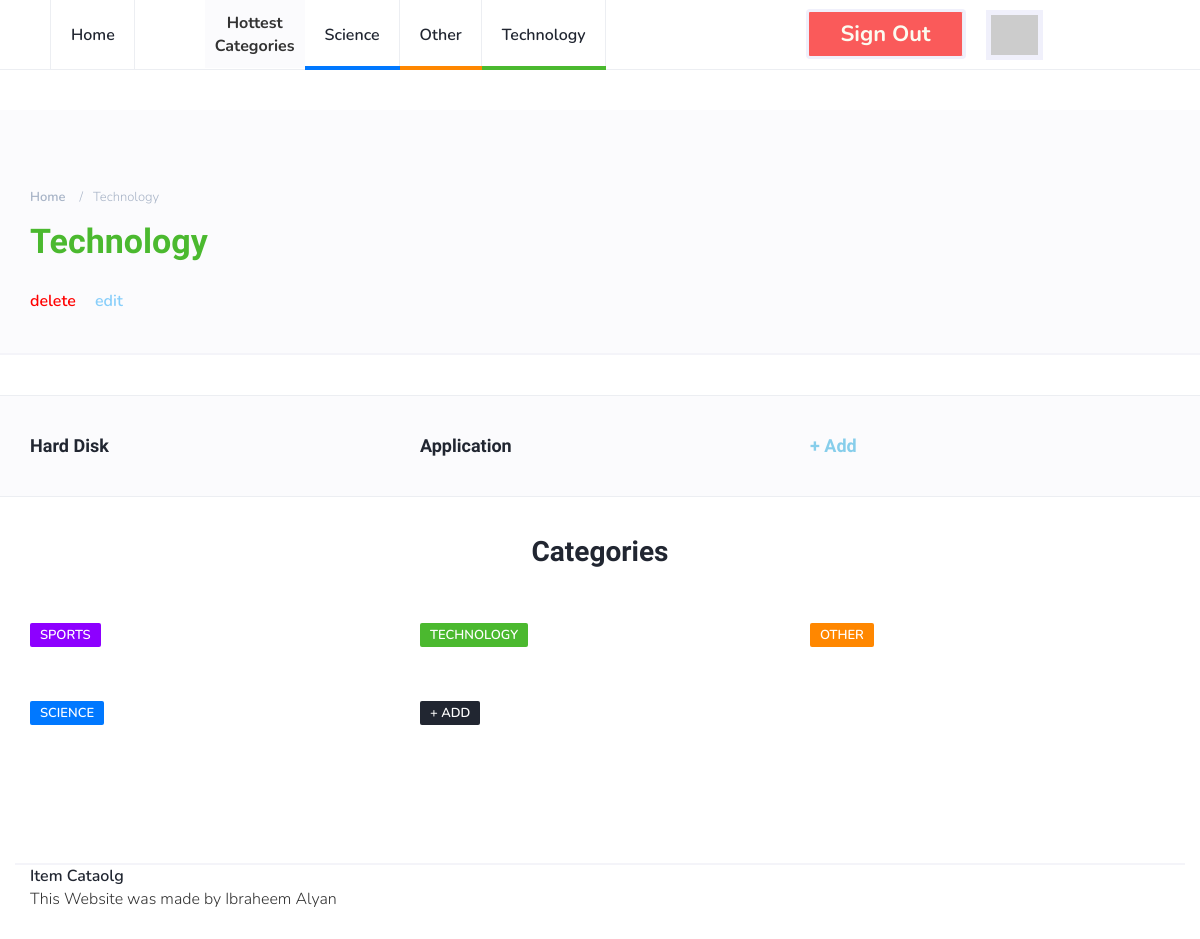
/catalog/Technology/items (signed in), run on an earlier commit of the app's database.
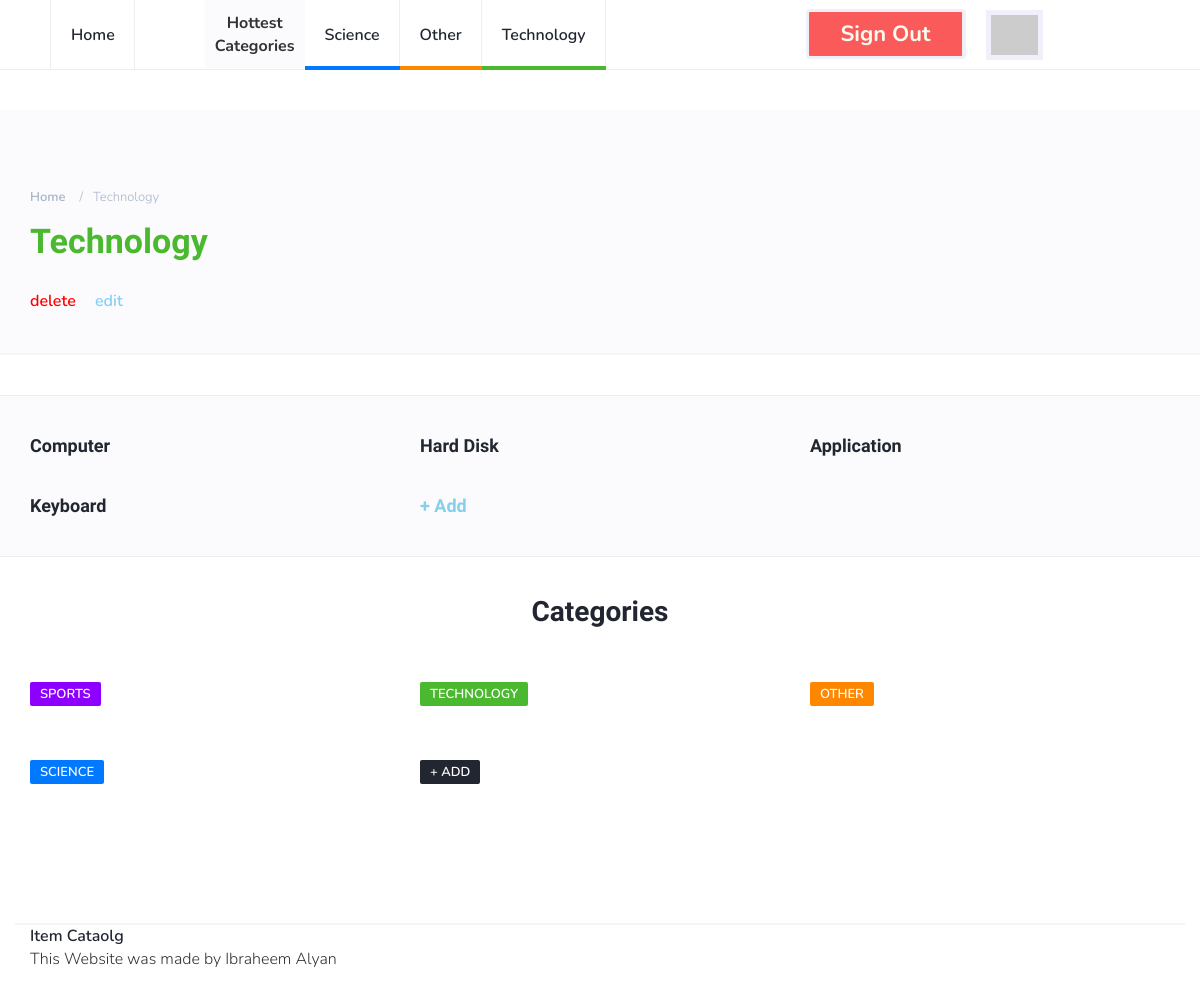
And on a later commit of the database.
### database_setup.py (models this page shows, shortened)
class Category(Base):
    __tablename__ = 'category'
    id = Column(Integer, primary_key=True)
    name = Column(String(80), nullable=False)

class Item(Base):
    __tablename__ = 'item'
    id = Column(Integer, primary_key=True)
    title = Column(String(100), nullable=False)
    description = Column(String(1000), nullable=False)
    author_id = Column(Integer, ForeignKey('user.id'))
    author = relationship(User)
    cat_id = Column(Integer, ForeignKey('category.id'))
    category = relationship(Category, single_parent=True)

### project.py (the view, shortened to what this page needs)
@app.route('/catalog/<string:cat_name>/items')
def view_category_items(cat_name):
    db = DBSession()
    top_cats = db.query(Category).order_by(desc(Category.id)).limit(3)
    categories = db.query(Category)
    category = None
    items = None
    try:
        category = db.query(Category).filter_by(name=cat_name).one()
    except NoResultFound:
        db.close()
        statment = ('🙁 looks like we don\'t have a category named "' +
                    cat_name + '" . <br> But you can <a href=' +
                    '"/catalog/new-category" style="font-size:39px">' +
                    'Create your own 😃</a>')
        return render_template('status_message.html', statment=statment, server_url=server_url)
    items = db.query(Item).filter_by(cat_id=category.id)
    if 'signed' not in session:
        session['signed'] = False
    if session['signed']:
        template = render_template(
                            "category.html",
                            items=items,
                            categories=categories,
                            delete_url=(str(request.path)[:-6] + "/delete"),
                            edit_url=(str(request.path)[:-6] + "/edit"),
                            top_categories=top_cats,
                            category=category,
                            user_dict=session["user_data_dict"],
                            server_url=server_url)
        db.close()
        return template

### templates/category.html
{% extends "main.html" %}
{% block content %}
		<div class="page-header" style="margin-top:40px;padding-bottom:40px;">
			<div class="container">
				<div class="row">
					<div class="col-md-10">
						<ul class="page-header-breadcrumb">
							<li><a href="{{server_url}}">Home</a></li>
							<li>{{ category.name }}</li>
						</ul>
						<h1 class="cat-{{ ((category.id + 2 ) % 4) + 1 }}-title">{{ category.name }}</h1>
					</div>
				</div>
				<div style="padding-top:30px">
		        <a href="{{ delete_url }}" style="padding-right: 15px; color: red;"> delete </a>
		        <a href="{{ edit_url }}" style="color: lightskyblue;"> edit </a>
		    </div>
			</div>
		</div>
		<div class="section">
		</div>
		<div class="section section-grey">
			<div class="container">
				<div class="row">
					{% for i in items %}
					<div class="col-md-4">
						<div class="post">
							<div class="post-body">
								<h3 class="post-title"><a href="{{ server_url + 'catalog/' + i.category.name + '/' + i.title }}"> {{ i.title }} </a></h3>
							</div>
						</div>
					</div>
					{% endfor %}
					<div class="col-md-4">
						<div class="post">
							<div class="post-body">
								<h3 class="post-title"><a href="{{server_url}}catalog/new-item?cc={{category.id}}" style="color:skyblue"> + Add </a></h3>
							</div>
						</div>
					</div>
				</div>
			</div>
		</div>
{% endblock %}

### templates/main.html (shortened to what this page needs)
<!DOCTYPE html>
<html lang="en">
	<head>
		<link type="text/css" rel="stylesheet" href="{{server_url}}css/bootstrap.min.css"/>
		<link rel="stylesheet" href="{{server_url}}css/font-awesome.min.css">
		<link type="text/css" rel="stylesheet" href="{{server_url}}css/style.css"/>
    </head>
	<body>
		<header id="header">
			<div id="nav">
				<div id="nav-fixed">
					<div class="container">
						<ul class="nav-menu nav navbar-nav">
							<li><a href="{{server_url}}">Home</a></li>
							<li id="sep"> Hottest <br> Categories </li>
							{% for c in top_categories %}
							<li class="cat-{{ ((c.id + 2 ) % 4) + 1 }}"><a href="{{ server_url + 'catalog/' + c.name + '/items' }}">{{ c.name }}</a></li>
							{% endfor %}
              {% if not user_dict %}
              <li><a href="{{ url_for('internal_sign_up', _external = True ) }}" class="btn green" style="padding:12px 15px 12px 15px;">Sign up</a></li>
              <li><a href="{{ url_for('login', _external = True ) }}" class="btn red" style="padding:12px 15px 12px 15px;margin-left:20px">Log in</a></li>
              {% else %}
              <li><a href="{{ url_for('revoke', _external = True ) }}" class="btn red" style="padding: 12px 15px 12px 15px;">Sign out</a></li>
							<li><img src="{{ user_dict['picture'] }}" id="profile_img"></li>
              {% endif %}
            </ul>
					</div>
				</div>
			</div>
		</header>
    {% block content %}
    {% endblock %}
		<div class="section">
			<div class="container">
				<div class="row">
					<div class="col-md-12">
						<div class="section-title text-center">
							<h2>Categories</h2>
						</div>
					</div>
					{% for c in categories %}
					<div class="col-md-4">
						<div class="post">
							<div class="post-body">
								<div class="post-meta">
									<a class="post-category cat-{{ ((c.id + 2 ) % 4) + 1 }}" href="{{ server_url+'catalog/' + c.name + '/items' }}">{{ c.name }}</a>
								</div>
							</div>
						</div>
					</div>
					{% endfor %}
					<div class="col-md-4">
						<div class="post">
							<div class="post-body">
								<div class="post-meta">
									<a class="post-category" href="{{server_url}}catalog/new-category"> + Add </a>
								</div>
							</div>
						</div>
					</div>
				</div>
			</div>
		</div>
		<footer id="footer">
			<div class="container">
							<ul class="footer-nav">
								<li><a href="{{server_url}}">Item Cataolg</a></li>
							</ul>
							<div class="post-body">
								This Website was made by Ibraheem Alyan
							</div>
						</div>
		</footer>
	</body>
</html>

What changed in the data, as far as the page shows it:
added Item: title "Computer"
now on this page (row edited): Item: title "Keyboard"
